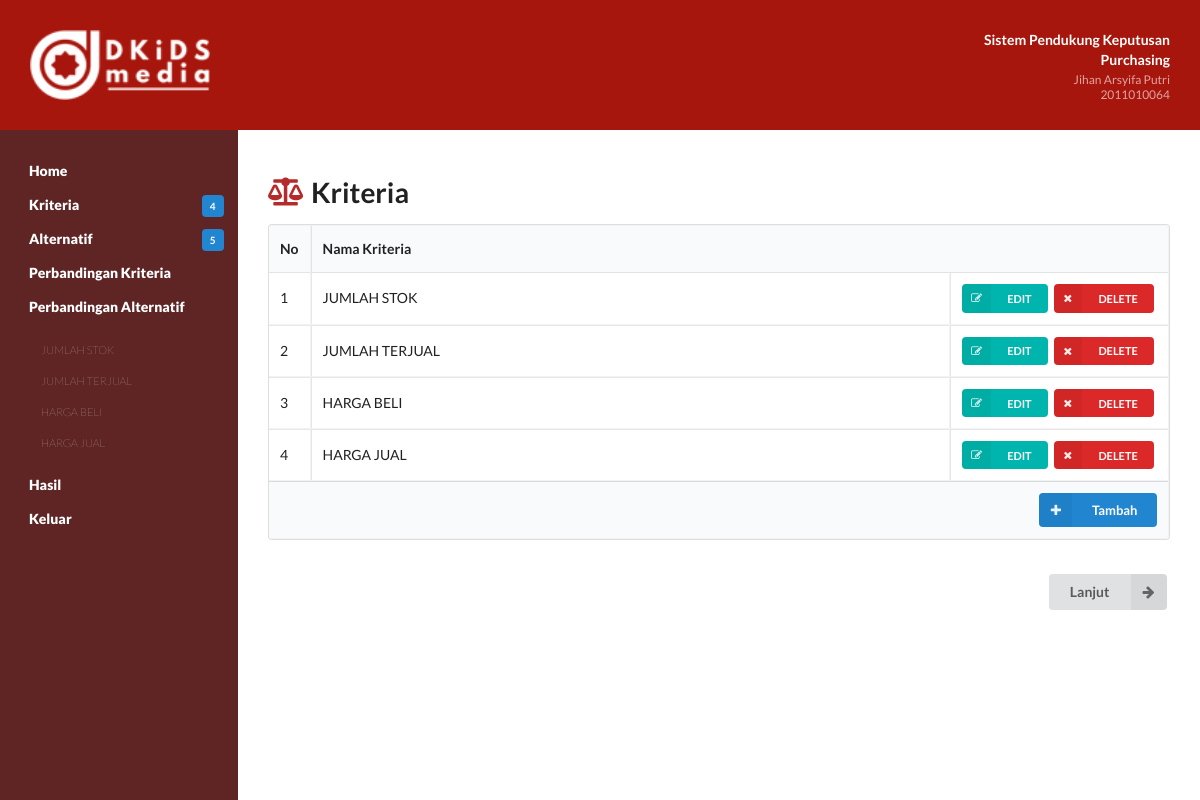
Page /php/kriteria.php on the committed database.
### tables this page shows
CREATE TABLE `kriteria` (
  `id` int(11) NOT NULL,
  `nama` varchar(20) NOT NULL
);

### php/kriteria.php (the view, shortened to what this page needs)
<!doctype html>
<html lang="en">
<head>
	<link rel="stylesheet" href="https://cdnjs.cloudflare.com/ajax/libs/font-awesome/5.8.2/css/all.min.css"
 />
	<link rel="stylesheet" href="./css/style.css" />
</head>
<body>
	<?php
	include('fungsi.php');
	include('header.php');
	?>
	<section class="content">
		<div class="judul-hal">
			<i class="fas fa-balance-scale font-a" style="color: #b52a2a; margin-right: 8px; font-size: 28px;"></i>
			<h1 class="ui header" style="margin: 0;">Kriteria</h1>
		</div>
		<table class="ui celled table">
			<thead>
				<tr>
					<th class="collapsing">No</th>
					<th colspan="2">Nama Kriteria</th>
				</tr>
			</thead>
			<tbody>
				<?php
				$query = "SELECT id,nama FROM kriteria ORDER BY id";
				$result = mysqli_query($koneksi, $query);
				$i = 0;
				while ($row = mysqli_fetch_array($result)) {
					$i++;
					?>
					<tr>
						<td><?php echo $i ?></td>
						<td><?php echo $row['nama'] ?></td>
						<td class="right aligned collapsing">
							<form method="post" action="kriteria.php">
								<button type="submit" name="edit" class="ui mini teal left labeled icon button"><i
										class="right edit icon"></i>EDIT</button>
								<button type="submit" name="delete" class="ui mini red left labeled icon button"><i
										class="right remove icon"></i>DELETE</button>
							</form>
						</td>
					</tr>
				<?php } ?>
			</tbody>
			<tfoot class="full-width">
				<tr>
					<th colspan="3">
						<a href="tambah.php?jenis=kriteria">
							<div class="ui right floated small primary labeled icon button">
								<i class="plus icon"></i>Tambah
							</div>
						</a>
					</th>
				</tr>
			</tfoot>
		</table>
		<br>
		<form action="alternatif.php">
			<button class="ui right labeled icon button" style="float: right;">
				<i class="right arrow icon"></i>
				Lanjut
			</button>
		</form>
	</section>
</body>
</html>

### css/style.css (style rules this page uses)
html { display: -webkit-box; display: -ms-flexbox; display: flex; -webkit-box-orient: vertical; -webkit-box-direction: normal; -ms-flex-direction: column; flex-direction: column; }
body { display: -webkit-box; display: -ms-flexbox; display: flex; -webkit-box-orient: vertical; -webkit-box-direction: normal; -ms-flex-direction: column; flex-direction: column; min-height: 100vh; }
.content { display: block; -webkit-box-flex: 1; -ms-flex: 1; flex: 1; }
body { margin: 0; background: #fff; }
header, nav, section, footer { padding: 10px 30px; margin: 0; color: #fff; }
section { background: white; color: black; padding: 30px; }
.content table { border-collapse: collapse; }
.content th, .content td { border: 1px solid #f3f3f3; }
.font-a { font-size: 23px; }
.judul-hal { display: flex; align-items: center; margin-bottom: 7px; margin-top: 14px; }

### rows in the picture
kriteria: nama "JUMLAH STOK"
kriteria: nama "JUMLAH TERJUAL"
kriteria: nama "HARGA BELI"
kriteria: nama "HARGA JUAL"

### other values in the picture
getJumlahKriteria() "4"
getJumlahAlternatif() "5"
getKriteriaNama($i) "JUMLAH STOK"
getKriteriaNama($i) "JUMLAH TERJUAL"
getKriteriaNama($i) "HARGA BELI"
getKriteriaNama($i) "HARGA JUAL"
